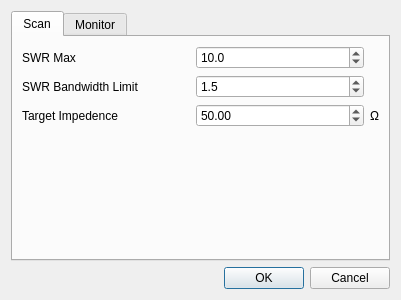
<?xml version="1.0" encoding="UTF-8"?>
<ui version="4.0">
 <class>SettingsDlg</class>
 <widget class="QDialog" name="SettingsDlg">
  <property name="geometry">
   <rect>
    <x>0</x>
    <y>0</y>
    <width>400</width>
    <height>300</height>
   </rect>
  </property>
  <property name="windowTitle">
   <string>Settings</string>
  </property>
  <property name="windowIcon">
   <iconset resource="analyzer.qrc">
    <normaloff>:/icons/128/antenna-charge-radio-128.png</normaloff>:/icons/128/antenna-charge-radio-128.png</iconset>
  </property>
  <property name="modal">
   <bool>true</bool>
  </property>
  <layout class="QVBoxLayout" name="verticalLayout">
   <item>
    <widget class="QTabWidget" name="SettingsTabs">
     <property name="currentIndex">
      <number>0</number>
     </property>
     <widget class="QWidget" name="tab">
      <attribute name="title">
       <string>Scan</string>
      </attribute>
      <layout class="QGridLayout" name="gridLayout">
       <item row="2" column="0">
        <widget class="QLabel" name="label_2">
         <property name="text">
          <string>Target Impedence</string>
         </property>
        </widget>
       </item>
       <item row="2" column="2">
        <widget class="QLabel" name="label_3">
         <property name="sizePolicy">
          <sizepolicy hsizetype="Maximum" vsizetype="Preferred">
           <horstretch>0</horstretch>
           <verstretch>0</verstretch>
          </sizepolicy>
         </property>
         <property name="text">
          <string>Ω</string>
         </property>
        </widget>
       </item>
       <item row="1" column="0">
        <widget class="QLabel" name="label">
         <property name="text">
          <string>SWR Bandwidth Limit</string>
         </property>
        </widget>
       </item>
       <item row="1" column="1">
        <widget class="QDoubleSpinBox" name="swr_bw_max">
         <property name="decimals">
          <number>1</number>
         </property>
         <property name="minimum">
          <double>1.000000000000000</double>
         </property>
         <property name="maximum">
          <double>9.900000000000000</double>
         </property>
         <property name="singleStep">
          <double>0.100000000000000</double>
         </property>
         <property name="value">
          <double>1.500000000000000</double>
         </property>
        </widget>
       </item>
       <item row="3" column="0" colspan="3">
        <spacer name="verticalSpacer">
         <property name="orientation">
          <enum>Qt::Vertical</enum>
         </property>
         <property name="sizeHint" stdset="0">
          <size>
           <width>357</width>
           <height>123</height>
          </size>
         </property>
        </spacer>
       </item>
       <item row="2" column="1">
        <widget class="QDoubleSpinBox" name="Z_Target">
         <property name="maximum">
          <double>9999.989999999999782</double>
         </property>
         <property name="value">
          <double>50.000000000000000</double>
         </property>
        </widget>
       </item>
       <item row="0" column="1">
        <widget class="QDoubleSpinBox" name="swr_max">
         <property name="decimals">
          <number>1</number>
         </property>
         <property name="minimum">
          <double>3.000000000000000</double>
         </property>
         <property name="maximum">
          <double>100.000000000000000</double>
         </property>
         <property name="singleStep">
          <double>0.100000000000000</double>
         </property>
         <property name="value">
          <double>10.000000000000000</double>
         </property>
        </widget>
       </item>
       <item row="0" column="0">
        <widget class="QLabel" name="label_4">
         <property name="text">
          <string>SWR Max</string>
         </property>
        </widget>
       </item>
      </layout>
     </widget>
     <widget class="QWidget" name="tab_2">
      <attribute name="title">
       <string>Monitor</string>
      </attribute>
     </widget>
    </widget>
   </item>
   <item>
    <widget class="QDialogButtonBox" name="buttonBox">
     <property name="orientation">
      <enum>Qt::Horizontal</enum>
     </property>
     <property name="standardButtons">
      <set>QDialogButtonBox::Cancel|QDialogButtonBox::Ok</set>
     </property>
    </widget>
   </item>
  </layout>
 </widget>
 <resources>
  <include location="analyzer.qrc"/>
 </resources>
 <connections>
  <connection>
   <sender>buttonBox</sender>
   <signal>accepted()</signal>
   <receiver>SettingsDlg</receiver>
   <slot>accept()</slot>
   <hints>
    <hint type="sourcelabel">
     <x>248</x>
     <y>254</y>
    </hint>
    <hint type="destinationlabel">
     <x>157</x>
     <y>274</y>
    </hint>
   </hints>
  </connection>
  <connection>
   <sender>buttonBox</sender>
   <signal>rejected()</signal>
   <receiver>SettingsDlg</receiver>
   <slot>reject()</slot>
   <hints>
    <hint type="sourcelabel">
     <x>316</x>
     <y>260</y>
    </hint>
    <hint type="destinationlabel">
     <x>286</x>
     <y>274</y>
    </hint>
   </hints>
  </connection>
 </connections>
</ui>
